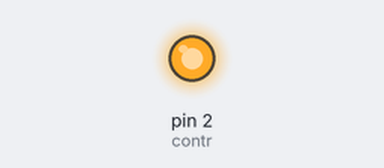
Recording of a sketch running on a simulated Arduino Uno, built with avr-gcc and run on an emulated ATmega328P. Parts: output pins drawn as LEDs (lit = HIGH).

Above: at 1.5 s.
At 4.5 s:
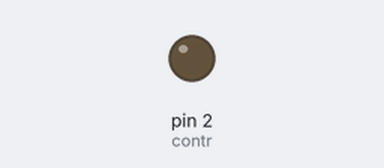
Timing chart, 0 to 7.8 s (numbered marks = the images above):
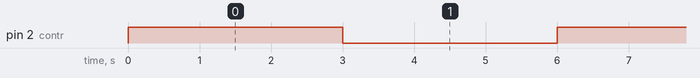

Measured:
- by itself, pin 2 (contr): alternates HIGH for 3.0 s and LOW for 3.0 s

The sketch:

test.ino
```cpp
const int contr=2;
void setup(){
  pinMode(contr,OUTPUT);
}
void loop(){
  digitalWrite(contr,1);
  Serial.println("HIGH");
  delay(3000);
  digitalWrite(contr,0);
  Serial.println("LOW");
  delay(3000);
}
```
